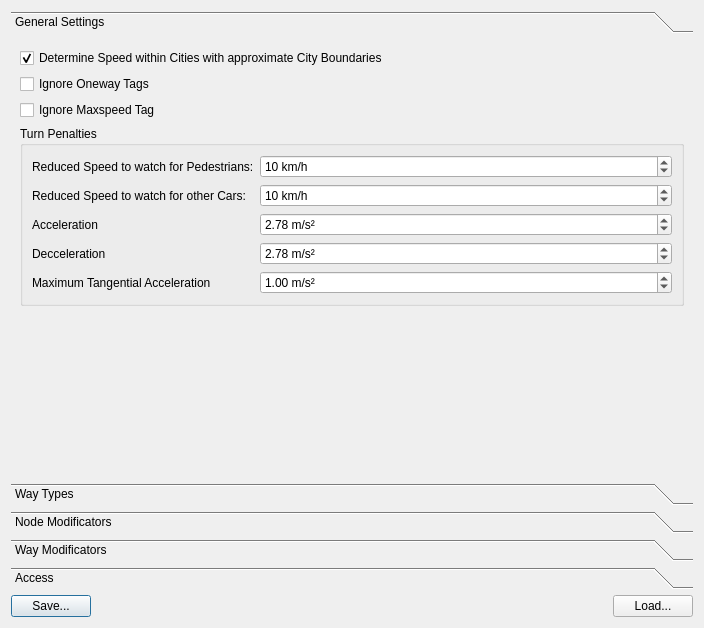
<?xml version="1.0" encoding="UTF-8"?>
<ui version="4.0">
 <class>SpeedProfileDialog</class>
 <widget class="QDialog" name="SpeedProfileDialog">
  <property name="geometry">
   <rect>
    <x>0</x>
    <y>0</y>
    <width>704</width>
    <height>628</height>
   </rect>
  </property>
  <property name="windowTitle">
   <string>Dialog</string>
  </property>
  <layout class="QVBoxLayout" name="verticalLayout_4">
   <item>
    <widget class="QToolBox" name="toolBox">
     <property name="enabled">
      <bool>true</bool>
     </property>
     <property name="currentIndex">
      <number>0</number>
     </property>
     <widget class="QWidget" name="page">
      <property name="geometry">
       <rect>
        <x>0</x>
        <y>0</y>
        <width>686</width>
        <height>430</height>
       </rect>
      </property>
      <attribute name="label">
       <string>General Settings</string>
      </attribute>
      <layout class="QVBoxLayout" name="verticalLayout_3">
       <item>
        <widget class="QCheckBox" name="setDefaultCitySpeed">
         <property name="text">
          <string>Determine Speed within Cities with approximate City Boundaries</string>
         </property>
         <property name="checked">
          <bool>true</bool>
         </property>
        </widget>
       </item>
       <item>
        <widget class="QCheckBox" name="ignoreOneway">
         <property name="text">
          <string>Ignore Oneway Tags</string>
         </property>
        </widget>
       </item>
       <item>
        <widget class="QCheckBox" name="ignoreMaxspeed">
         <property name="text">
          <string>Ignore Maxspeed Tag</string>
         </property>
        </widget>
       </item>
       <item>
        <widget class="QGroupBox" name="groupBox">
         <property name="title">
          <string>Turn Penalties</string>
         </property>
         <layout class="QFormLayout" name="formLayout">
          <item row="0" column="0">
           <widget class="QLabel" name="label_2">
            <property name="text">
             <string>Reduced Speed to watch for Pedestrians:</string>
            </property>
           </widget>
          </item>
          <item row="0" column="1">
           <widget class="QSpinBox" name="pedestrian">
            <property name="suffix">
             <string> km/h</string>
            </property>
            <property name="maximum">
             <number>1000</number>
            </property>
            <property name="value">
             <number>10</number>
            </property>
           </widget>
          </item>
          <item row="1" column="1">
           <widget class="QSpinBox" name="otherCars">
            <property name="suffix">
             <string> km/h</string>
            </property>
            <property name="maximum">
             <number>1000</number>
            </property>
            <property name="value">
             <number>10</number>
            </property>
           </widget>
          </item>
          <item row="1" column="0">
           <widget class="QLabel" name="label_3">
            <property name="text">
             <string>Reduced Speed to watch for other Cars:</string>
            </property>
           </widget>
          </item>
          <item row="2" column="1">
           <widget class="QDoubleSpinBox" name="acceleration">
            <property name="suffix">
             <string> m/s²</string>
            </property>
            <property name="minimum">
             <double>0.100000000000000</double>
            </property>
            <property name="value">
             <double>2.780000000000000</double>
            </property>
           </widget>
          </item>
          <item row="3" column="1">
           <widget class="QDoubleSpinBox" name="decceleration">
            <property name="suffix">
             <string> m/s²</string>
            </property>
            <property name="minimum">
             <double>0.100000000000000</double>
            </property>
            <property name="value">
             <double>2.780000000000000</double>
            </property>
           </widget>
          </item>
          <item row="2" column="0">
           <widget class="QLabel" name="label_5">
            <property name="text">
             <string>Acceleration</string>
            </property>
           </widget>
          </item>
          <item row="3" column="0">
           <widget class="QLabel" name="label_6">
            <property name="text">
             <string>Decceleration</string>
            </property>
           </widget>
          </item>
          <item row="4" column="0">
           <widget class="QLabel" name="label_7">
            <property name="text">
             <string>Maximum Tangential Acceleration</string>
            </property>
           </widget>
          </item>
          <item row="4" column="1">
           <widget class="QDoubleSpinBox" name="tangentialAcceleration">
            <property name="suffix">
             <string> m/s²</string>
            </property>
            <property name="minimum">
             <double>0.100000000000000</double>
            </property>
            <property name="value">
             <double>1.000000000000000</double>
            </property>
           </widget>
          </item>
         </layout>
        </widget>
       </item>
       <item>
        <spacer name="verticalSpacer">
         <property name="orientation">
          <enum>Qt::Vertical</enum>
         </property>
         <property name="sizeHint" stdset="0">
          <size>
           <width>20</width>
           <height>40</height>
          </size>
         </property>
        </spacer>
       </item>
      </layout>
     </widget>
     <widget class="QWidget" name="page_2">
      <property name="geometry">
       <rect>
        <x>0</x>
        <y>0</y>
        <width>686</width>
        <height>430</height>
       </rect>
      </property>
      <attribute name="label">
       <string>Way Types</string>
      </attribute>
      <layout class="QVBoxLayout" name="verticalLayout">
       <item>
        <widget class="QToolButton" name="addWayType">
         <property name="text">
          <string>+</string>
         </property>
        </widget>
       </item>
       <item>
        <widget class="QScrollArea" name="highwayTypes">
         <property name="widgetResizable">
          <bool>true</bool>
         </property>
         <widget class="QWidget" name="scrollAreaWidgetContents_3">
          <property name="geometry">
           <rect>
            <x>0</x>
            <y>0</y>
            <width>666</width>
            <height>16</height>
           </rect>
          </property>
          <property name="sizePolicy">
           <sizepolicy hsizetype="Preferred" vsizetype="Maximum">
            <horstretch>0</horstretch>
            <verstretch>0</verstretch>
           </sizepolicy>
          </property>
          <layout class="QVBoxLayout" name="verticalLayout_10">
           <property name="spacing">
            <number>4</number>
           </property>
           <property name="margin">
            <number>2</number>
           </property>
          </layout>
         </widget>
        </widget>
       </item>
      </layout>
     </widget>
     <widget class="QWidget" name="page_6">
      <property name="geometry">
       <rect>
        <x>0</x>
        <y>0</y>
        <width>686</width>
        <height>430</height>
       </rect>
      </property>
      <attribute name="label">
       <string>Node Modificators</string>
      </attribute>
      <layout class="QVBoxLayout" name="verticalLayout_7">
       <item>
        <widget class="QToolButton" name="addNodeModificator">
         <property name="text">
          <string>+</string>
         </property>
        </widget>
       </item>
       <item>
        <widget class="QScrollArea" name="nodeModificators">
         <property name="widgetResizable">
          <bool>true</bool>
         </property>
         <widget class="QWidget" name="scrollAreaWidgetContents">
          <property name="geometry">
           <rect>
            <x>0</x>
            <y>0</y>
            <width>666</width>
            <height>18</height>
           </rect>
          </property>
          <property name="sizePolicy">
           <sizepolicy hsizetype="Preferred" vsizetype="Maximum">
            <horstretch>0</horstretch>
            <verstretch>0</verstretch>
           </sizepolicy>
          </property>
          <layout class="QVBoxLayout" name="verticalLayout_9"/>
         </widget>
        </widget>
       </item>
      </layout>
     </widget>
     <widget class="QWidget" name="Page_7">
      <property name="geometry">
       <rect>
        <x>0</x>
        <y>0</y>
        <width>686</width>
        <height>430</height>
       </rect>
      </property>
      <attribute name="label">
       <string>Way Modificators</string>
      </attribute>
      <layout class="QVBoxLayout" name="verticalLayout_8">
       <item>
        <widget class="QToolButton" name="addWayModificator">
         <property name="text">
          <string>+</string>
         </property>
        </widget>
       </item>
       <item>
        <widget class="QScrollArea" name="wayModificators">
         <property name="widgetResizable">
          <bool>true</bool>
         </property>
         <widget class="QWidget" name="scrollAreaWidgetContents_2">
          <property name="geometry">
           <rect>
            <x>0</x>
            <y>0</y>
            <width>666</width>
            <height>18</height>
           </rect>
          </property>
          <property name="sizePolicy">
           <sizepolicy hsizetype="Preferred" vsizetype="Maximum">
            <horstretch>0</horstretch>
            <verstretch>0</verstretch>
           </sizepolicy>
          </property>
          <layout class="QGridLayout" name="gridLayout_2"/>
         </widget>
        </widget>
       </item>
      </layout>
     </widget>
     <widget class="QWidget" name="page_3">
      <property name="geometry">
       <rect>
        <x>0</x>
        <y>0</y>
        <width>686</width>
        <height>430</height>
       </rect>
      </property>
      <attribute name="label">
       <string>Access</string>
      </attribute>
      <layout class="QVBoxLayout" name="verticalLayout_2">
       <item>
        <widget class="QListWidget" name="accessList"/>
       </item>
      </layout>
     </widget>
    </widget>
   </item>
   <item>
    <layout class="QHBoxLayout" name="horizontalLayout_7">
     <item>
      <widget class="QPushButton" name="saveButton">
       <property name="text">
        <string>Save...</string>
       </property>
      </widget>
     </item>
     <item>
      <spacer name="horizontalSpacer_5">
       <property name="orientation">
        <enum>Qt::Horizontal</enum>
       </property>
       <property name="sizeHint" stdset="0">
        <size>
         <width>40</width>
         <height>20</height>
        </size>
       </property>
      </spacer>
     </item>
     <item>
      <widget class="QPushButton" name="loadButton">
       <property name="text">
        <string>Load...</string>
       </property>
      </widget>
     </item>
    </layout>
   </item>
  </layout>
 </widget>
 <resources/>
 <connections/>
</ui>
